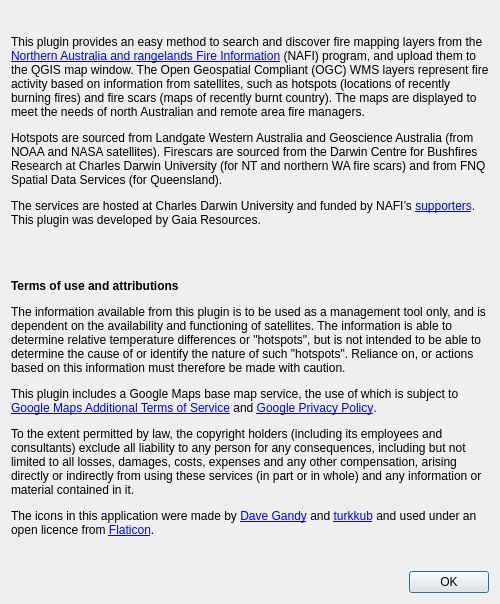
<?xml version="1.0" encoding="UTF-8"?>
<ui version="4.0">
 <class>NafiAboutDialogBase</class>
 <widget class="QDialog" name="NafiAboutDialogBase">
  <property name="geometry">
   <rect>
    <x>0</x>
    <y>0</y>
    <width>1414</width>
    <height>830</height>
   </rect>
  </property>
  <property name="sizePolicy">
   <sizepolicy hsizetype="Preferred" vsizetype="Preferred">
    <horstretch>0</horstretch>
    <verstretch>0</verstretch>
   </sizepolicy>
  </property>
  <property name="windowTitle">
   <string>About NAFI Fire Maps</string>
  </property>
  <property name="windowIcon">
   <iconset>
    <normaloff>:/plugins/nafi/images/icon.png</normaloff>:/plugins/nafi/images/icon.png</iconset>
  </property>
  <layout class="QVBoxLayout" name="outerVerticalLayout">
   <property name="sizeConstraint">
    <enum>QLayout::SetFixedSize</enum>
   </property>
   <item>
    <layout class="QVBoxLayout" name="verticalLayout">
     <property name="spacing">
      <number>10</number>
     </property>
     <item>
      <widget class="QLabel" name="iconLabel">
       <property name="text">
        <string>&lt;html&gt;&lt;head/&gt;&lt;body&gt;&lt;p&gt;&lt;img src=&quot;:/plugins/nafi/images/icon.png&quot;/&gt;&lt;/p&gt;&lt;/body&gt;&lt;/html&gt;</string>
       </property>
       <property name="scaledContents">
        <bool>true</bool>
       </property>
       <property name="alignment">
        <set>Qt::AlignCenter</set>
       </property>
       <property name="margin">
        <number>0</number>
       </property>
      </widget>
     </item>
     <item>
      <widget class="QLabel" name="aboutLabel">
       <property name="sizePolicy">
        <sizepolicy hsizetype="Expanding" vsizetype="Expanding">
         <horstretch>0</horstretch>
         <verstretch>0</verstretch>
        </sizepolicy>
       </property>
       <property name="text">
        <string>&lt;html&gt;&lt;head/&gt;&lt;body&gt;&lt;p&gt;This plugin provides an easy method to search and discover fire mapping layers from the &lt;a href=&quot;https://firenorth.org.au&quot;&gt;&lt;span style=&quot; text-decoration: underline; color:#0000ff;&quot;&gt;Northern Australia and rangelands Fire Information&lt;/span&gt;&lt;/a&gt; (NAFI) program, and upload them to the QGIS map window. The Open Geospatial Compliant (OGC) WMS layers represent fire activity based on information from satellites, such as hotspots (locations of recently burning fires) and fire scars (maps of recently burnt country). The maps are displayed to meet the needs of north Australian and remote area fire managers.&lt;/p&gt;&lt;p&gt;Hotspots are sourced from Landgate Western Australia and Geoscience Australia (from NOAA and NASA satellites). Firescars are sourced from the Darwin Centre for Bushfires Research at Charles Darwin University (for NT and northern WA fire scars) and from FNQ Spatial Data Services (for Queensland).&lt;/p&gt;&lt;p&gt;The services are hosted at Charles Darwin University and funded by NAFI’s &lt;a href=&quot;https://firenorth.org.au/nafi3/views/about/supporters.htm&quot;&gt;&lt;span style=&quot; text-decoration: underline; color:#0000ff;&quot;&gt;supporters&lt;/span&gt;&lt;/a&gt;. This plugin was developed by Gaia Resources.&lt;/p&gt;&lt;p&gt;&lt;br/&gt;&lt;/p&gt;&lt;p&gt;&lt;span style=&quot; font-weight:600;&quot;&gt;Terms of use and attributions&lt;/span&gt;&lt;/p&gt;&lt;p&gt;The information available from this plugin is to be used as a management tool only, and is dependent on the availability and functioning of satellites. The information is able to determine relative temperature differences or &amp;quot;hotspots&amp;quot;, but is not intended to be able to determine the cause of or identify the nature of such &amp;quot;hotspots&amp;quot;. Reliance on, or actions based on this information must therefore be made with caution.&lt;/p&gt;&lt;p&gt;This plugin includes a Google Maps base map service, the use of which is subject to &lt;a href=&quot;https://maps.google.com/help/terms_maps/&quot;&gt;&lt;span style=&quot; text-decoration: underline; color:#0000ff;&quot;&gt;Google Maps Additional Terms of Service&lt;/span&gt;&lt;/a&gt; and &lt;a href=&quot;https://www.google.com/policies/privacy/&quot;&gt;&lt;span style=&quot; text-decoration: underline; color:#0000ff;&quot;&gt;Google Privacy Policy&lt;/span&gt;&lt;/a&gt;.&lt;/p&gt;&lt;p&gt;To the extent permitted by law, the copyright holders (including its employees and consultants) exclude all liability to any person for any consequences, including but not limited to all losses, damages, costs, expenses and any other compensation, arising directly or indirectly from using these services (in part or in whole) and any information or material contained in it.&lt;/p&gt;&lt;p&gt;The icons in this application were made by &lt;a href=&quot;https://www.flaticon.com/authors/dave-gandy&quot;&gt;&lt;span style=&quot; text-decoration: underline; color:#0000ff;&quot;&gt;Dave Gandy&lt;/span&gt;&lt;/a&gt; and &lt;a href=&quot;https://www.flaticon.com/authors/turkkub&quot;&gt;&lt;span style=&quot; text-decoration: underline; color:#0000ff;&quot;&gt;turkkub&lt;/span&gt;&lt;/a&gt; and used under an open licence from &lt;a href=&quot;https://www.flaticon.com&quot;&gt;&lt;span style=&quot; text-decoration: underline; color:#0000ff;&quot;&gt;Flaticon&lt;/span&gt;&lt;/a&gt;.&lt;/p&gt;&lt;/body&gt;&lt;/html&gt;</string>
       </property>
       <property name="textFormat">
        <enum>Qt::RichText</enum>
       </property>
       <property name="alignment">
        <set>Qt::AlignLeading|Qt::AlignLeft|Qt::AlignTop</set>
       </property>
       <property name="wordWrap">
        <bool>true</bool>
       </property>
       <property name="openExternalLinks">
        <bool>true</bool>
       </property>
      </widget>
     </item>
     <item>
      <widget class="QLabel" name="firescarLabel">
       <property name="sizePolicy">
        <sizepolicy hsizetype="Preferred" vsizetype="Minimum">
         <horstretch>0</horstretch>
         <verstretch>0</verstretch>
        </sizepolicy>
       </property>
       <property name="maximumSize">
        <size>
         <width>16777215</width>
         <height>400</height>
        </size>
       </property>
       <property name="text">
        <string>&lt;html&gt;&lt;head/&gt;&lt;body&gt;&lt;p&gt;&lt;img src=&quot;:/plugins/nafi/images/firescar.jpg&quot;/&gt;&lt;/p&gt;&lt;/body&gt;&lt;/html&gt;</string>
       </property>
       <property name="scaledContents">
        <bool>true</bool>
       </property>
       <property name="alignment">
        <set>Qt::AlignCenter</set>
       </property>
       <property name="margin">
        <number>0</number>
       </property>
      </widget>
     </item>
     <item>
      <widget class="QDialogButtonBox" name="buttonBox">
       <property name="orientation">
        <enum>Qt::Horizontal</enum>
       </property>
       <property name="standardButtons">
        <set>QDialogButtonBox::Ok</set>
       </property>
      </widget>
     </item>
    </layout>
   </item>
  </layout>
 </widget>
 <resources/>
 <connections>
  <connection>
   <sender>buttonBox</sender>
   <signal>accepted()</signal>
   <receiver>NafiAboutDialogBase</receiver>
   <slot>accept()</slot>
   <hints>
    <hint type="sourcelabel">
     <x>20</x>
     <y>20</y>
    </hint>
    <hint type="destinationlabel">
     <x>20</x>
     <y>20</y>
    </hint>
   </hints>
  </connection>
 </connections>
</ui>
